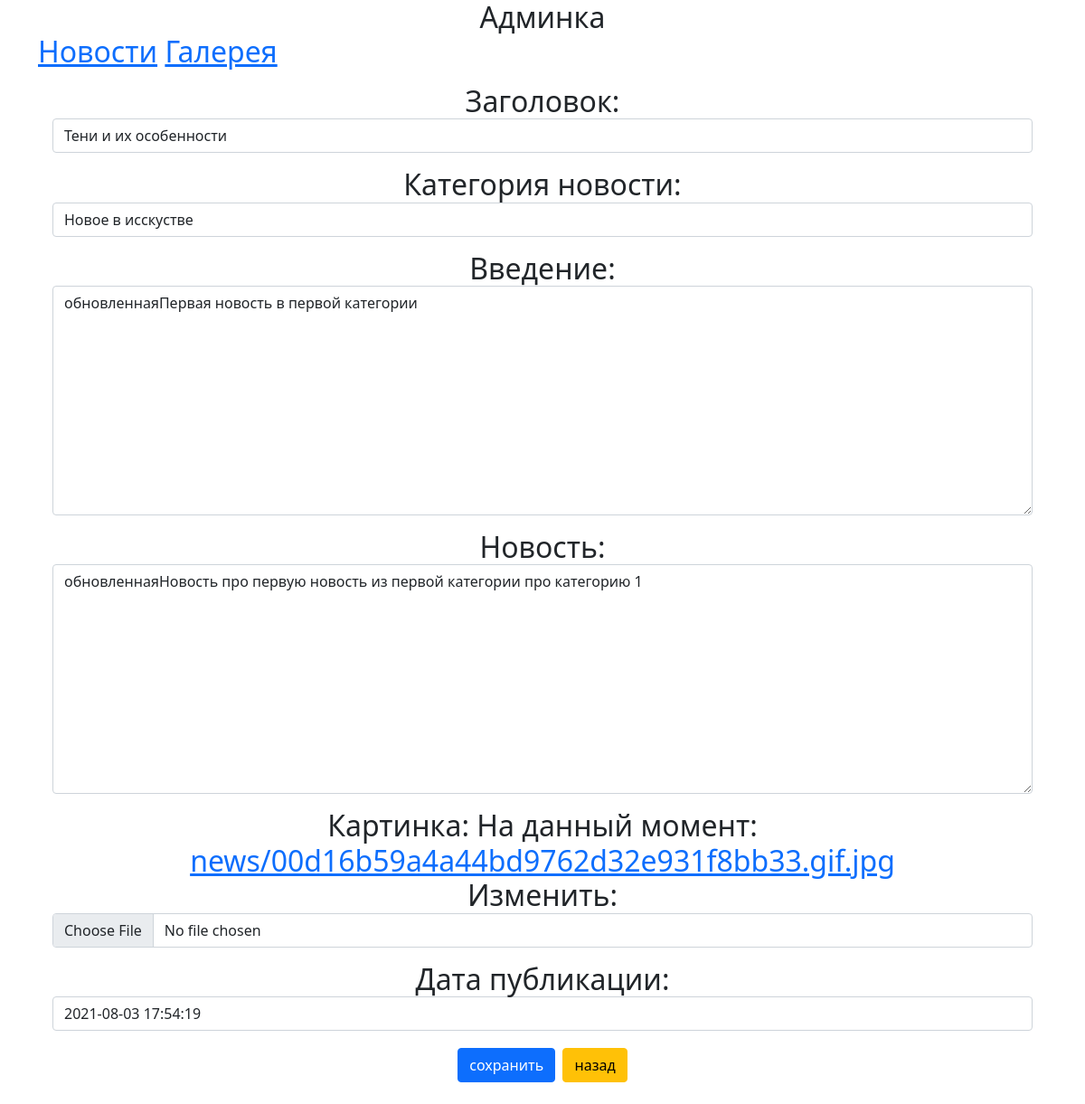
Screenshot of /myadmin/update/1/ with the database file from the repository.
### news/models.py (models this page shows, shortened)
class News (models.Model):
    title = models.CharField(max_length=150, verbose_name='Заголовок')
    category = models.ForeignKey(Category, on_delete=models.CASCADE, verbose_name='Категория новости')
    intro = models.TextField(verbose_name='Введение')
    body = models.TextField(verbose_name='Новость')
    image = models.ImageField(upload_to='news/', verbose_name='Картинка')
    created_at = models.DateTimeField(verbose_name='Дата создания', auto_now_add=True)
    publish_at = models.DateTimeField(verbose_name='Дата публикации')
    is_active = models.BooleanField(default=True)
    class Meta:
        verbose_name = 'новость'
        verbose_name_plural = 'новости'

class Category(models.Model):
    title = models.CharField(max_length=150, verbose_name='Название категории новостей')
    is_active =  models.BooleanField(default=True, verbose_name='Отображать')
    def __str__(self):
        return  self.title
    class Meta:
        verbose_name = 'категорию'
        verbose_name_plural = 'категории'

### adminapp/views/news.py (the view)
# urls.py: path('update/<pk>/', admin_views.NewsUpdateView.as_view(), name='news_update'),
class NewsUpdateView(UpdateView):
    model = News
    template_name = 'adminapp/news_form.html'
    form_class = NewEditForm
    success_url = reverse_lazy('adminapp:news_list')

### adminapp/forms.py
class NewEditForm(forms.ModelForm):
    class Meta:
        model = News
        exclude = ('is_active',)
    def __init__(self, *args, **kwargs):
        super().__init__(*args, **kwargs)
        for field_name, field in self.fields.items():
            field.widget.attrs['class'] = 'form-control'
            field.help_texts = ''

### adminapp/templates/adminapp/news_form.html (shortened to what this page needs)
{% extends 'adminapp/base.html' %}
{% block content %}
    <div class="row">
    <div class="col-12">
        <div class="card>">
            <div class="card-body">
                <form method="post" enctype="multipart/form-data">
                    {{ form.as_p }}
                    <input type="submit" value="сохранить" class="btn btn-primary">
                    <a href="{% url 'adminapp:news_list' %}" class="btn btn-warning">назад</a>
                </form>
            </div>
        </div>
    </div>
    </div>
{% endblock  %}

### rows the page displays
News: title "Тени и их особенности", category "Новое в исскустве", intro "обновленнаяПервая новость в первой категории", body "обновленнаяНовость про первую новость из первой категории про категорию 1", publish_at "2021-08-03 17:54:19"
